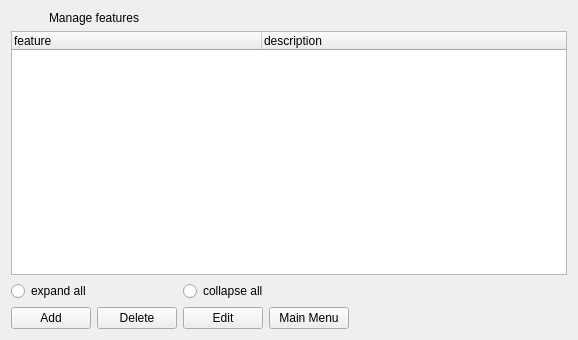
<?xml version="1.0" encoding="UTF-8"?>
<ui version="4.0">
 <class>features_form</class>
 <widget class="QWidget" name="features_form">
  <property name="geometry">
   <rect>
    <x>0</x>
    <y>0</y>
    <width>578</width>
    <height>340</height>
   </rect>
  </property>
  <property name="windowTitle">
   <string>Features</string>
  </property>
  <layout class="QGridLayout" name="gridLayout">
   <item row="1" column="0" colspan="2">
    <widget class="QTreeWidget" name="feature">
     <property name="itemsExpandable">
      <bool>true</bool>
     </property>
     <property name="doctype" stdset="0">
      <string notr="true">FeatureHierarchyRequest.simpleform</string>
     </property>
     <property name="rootelement" stdset="0">
      <string notr="true">feature</string>
     </property>
     <property name="state" stdset="0">
      <string notr="true">{global.featureState}</string>
     </property>
     <property name="action" stdset="0">
      <string notr="true">read</string>
     </property>
     <attribute name="headerDefaultSectionSize">
      <number>250</number>
     </attribute>
     <column>
      <property name="text">
       <string>feature</string>
      </property>
     </column>
     <column>
      <property name="text">
       <string>description</string>
      </property>
     </column>
    </widget>
   </item>
   <item row="2" column="0">
    <layout class="QHBoxLayout" name="horizontalLayout_2">
     <item>
      <widget class="QRadioButton" name="radioButton">
       <property name="text">
        <string>expand all</string>
       </property>
      </widget>
     </item>
     <item>
      <widget class="QRadioButton" name="radioButton_2">
       <property name="text">
        <string>collapse all</string>
       </property>
      </widget>
     </item>
    </layout>
   </item>
   <item row="2" column="1">
    <spacer name="horizontalSpacer">
     <property name="orientation">
      <enum>Qt::Horizontal</enum>
     </property>
     <property name="sizeHint" stdset="0">
      <size>
       <width>40</width>
       <height>20</height>
      </size>
     </property>
    </spacer>
   </item>
   <item row="4" column="0">
    <layout class="QHBoxLayout" name="horizontalLayout">
     <item>
      <widget class="QPushButton" name="add">
       <property name="text">
        <string>Add</string>
       </property>
       <property name="form" stdset="0">
        <string notr="true">feature_add</string>
       </property>
       <property name="global.id" stdset="0">
        <string notr="true">{feature.id}</string>
       </property>
       <property name="global.featureState" stdset="0">
        <string notr="true">{feature.state}</string>
       </property>
      </widget>
     </item>
     <item>
      <widget class="QPushButton" name="delete_2">
       <property name="text">
        <string>Delete</string>
       </property>
       <property name="doctype" stdset="0">
        <string notr="true">Feature.simpleform</string>
       </property>
       <property name="rootelement" stdset="0">
        <string notr="true">feature</string>
       </property>
       <property name="action" stdset="0">
        <string notr="true">delete</string>
       </property>
       <property name="form" stdset="0">
        <string notr="true">features</string>
       </property>
       <property name="id" stdset="0">
        <string>{feature.id}</string>
       </property>
       <property name="global.featureState" stdset="0">
        <string notr="true">{feature.state}</string>
       </property>
      </widget>
     </item>
     <item>
      <widget class="QPushButton" name="edit">
       <property name="text">
        <string>Edit</string>
       </property>
       <property name="form" stdset="0">
        <string notr="true">feature_edit</string>
       </property>
       <property name="global.id" stdset="0">
        <string notr="true">{feature.id}</string>
       </property>
       <property name="global.featureState" stdset="0">
        <string notr="true">{feature.state}</string>
       </property>
      </widget>
     </item>
     <item>
      <widget class="QPushButton" name="reload_2">
       <property name="text">
        <string>Main Menu</string>
       </property>
       <property name="form" stdset="0">
        <string notr="true">init</string>
       </property>
       <property name="global.featureState" stdset="0">
        <string notr="true">{feature.state}</string>
       </property>
      </widget>
     </item>
    </layout>
   </item>
   <item row="0" column="0" colspan="2">
    <layout class="QHBoxLayout" name="horizontalLayout_3">
     <item>
      <widget class="QLabel" name="label_2">
       <property name="maximumSize">
        <size>
         <width>32</width>
         <height>32</height>
        </size>
       </property>
       <property name="text">
        <string/>
       </property>
       <property name="pixmap">
        <pixmap resource="../qtclient.qrc">:/images/chart_organisation.png</pixmap>
       </property>
      </widget>
     </item>
     <item>
      <widget class="QLabel" name="label">
       <property name="text">
        <string>Manage features</string>
       </property>
      </widget>
     </item>
    </layout>
   </item>
  </layout>
 </widget>
 <tabstops>
  <tabstop>feature</tabstop>
  <tabstop>radioButton</tabstop>
  <tabstop>radioButton_2</tabstop>
  <tabstop>add</tabstop>
  <tabstop>delete_2</tabstop>
  <tabstop>edit</tabstop>
  <tabstop>reload_2</tabstop>
 </tabstops>
 <resources>
  <include location="../qtclient.qrc"/>
  <include location="../resources/configurator.qrc"/>
 </resources>
 <connections>
  <connection>
   <sender>radioButton</sender>
   <signal>toggled(bool)</signal>
   <receiver>feature</receiver>
   <slot>expandAll()</slot>
   <hints>
    <hint type="sourcelabel">
     <x>65</x>
     <y>297</y>
    </hint>
    <hint type="destinationlabel">
     <x>56</x>
     <y>222</y>
    </hint>
   </hints>
  </connection>
  <connection>
   <sender>radioButton_2</sender>
   <signal>toggled(bool)</signal>
   <receiver>feature</receiver>
   <slot>collapseAll()</slot>
   <hints>
    <hint type="sourcelabel">
     <x>398</x>
     <y>297</y>
    </hint>
    <hint type="destinationlabel">
     <x>178</x>
     <y>216</y>
    </hint>
   </hints>
  </connection>
  <connection>
   <sender>feature</sender>
   <signal>doubleClicked(QModelIndex)</signal>
   <receiver>edit</receiver>
   <slot>click()</slot>
   <hints>
    <hint type="sourcelabel">
     <x>260</x>
     <y>108</y>
    </hint>
    <hint type="destinationlabel">
     <x>327</x>
     <y>329</y>
    </hint>
   </hints>
  </connection>
 </connections>
</ui>
